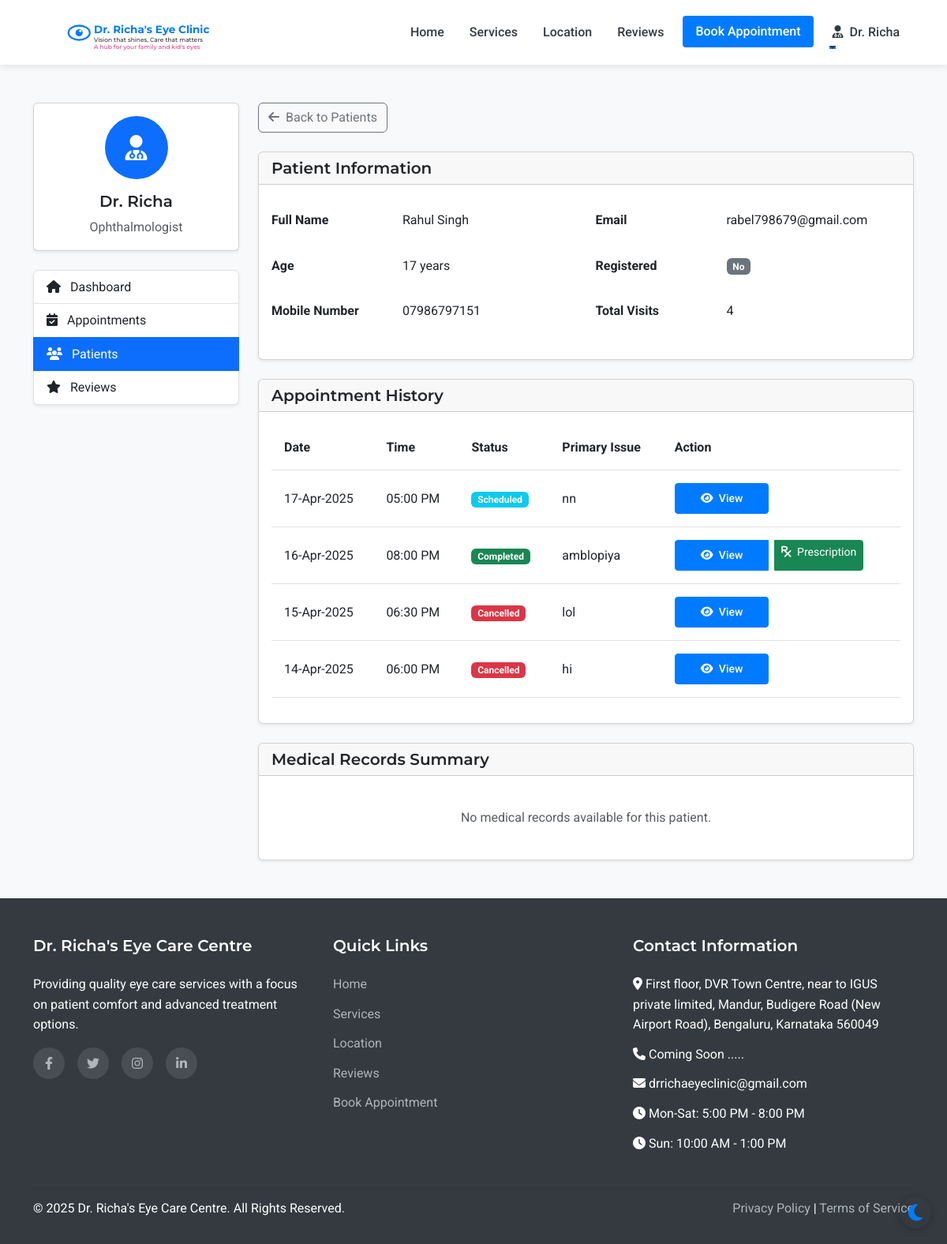
/admin/patient/1 (signed in), run on an earlier commit of the app's database.
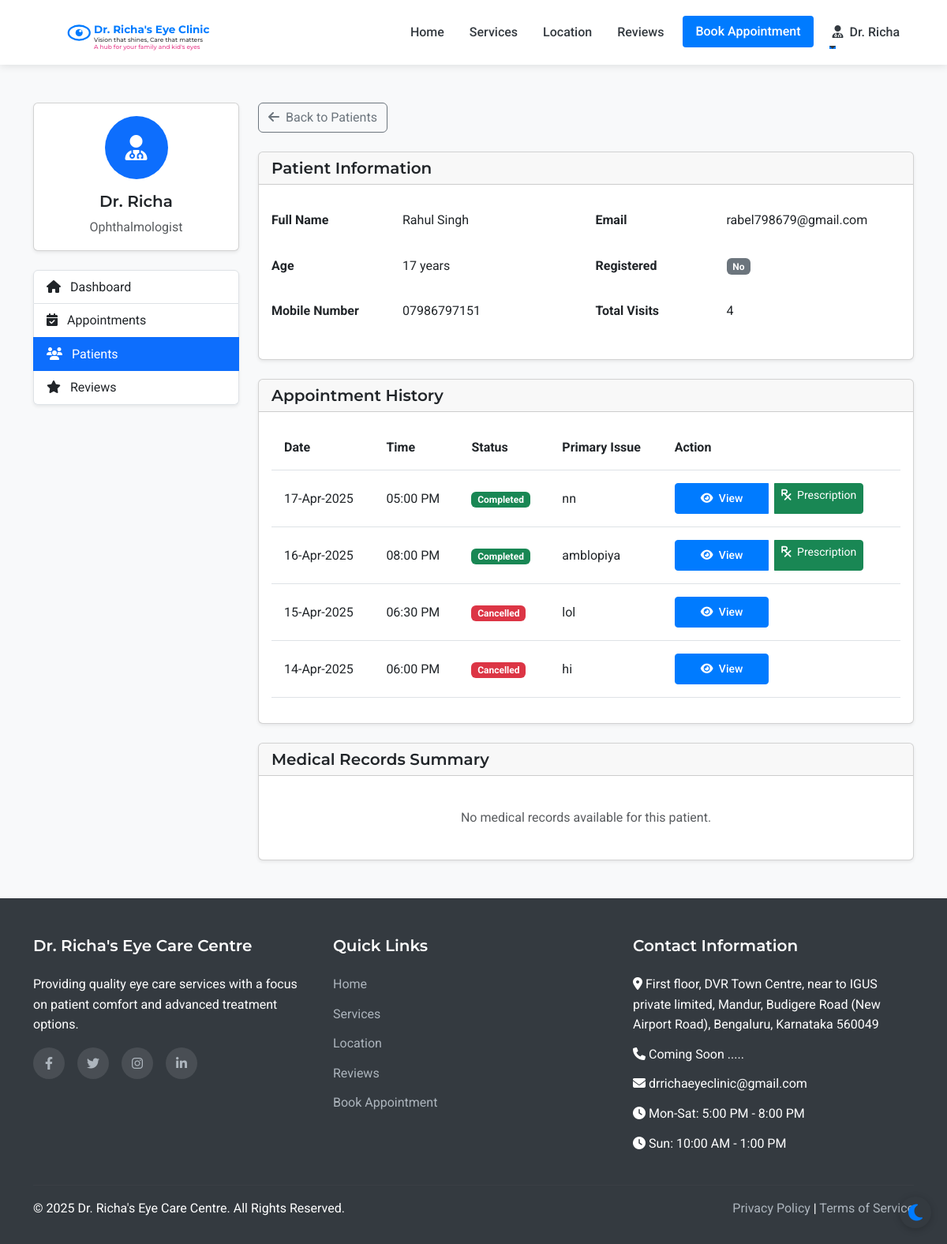
And on a later commit of the database.
### models.py (models this page shows, shortened)
class Appointment(db.Model):
    id = db.Column(db.Integer, primary_key=True)
    patient_id = db.Column(db.Integer, db.ForeignKey('patient.id'), nullable=False)
    appointment_date = db.Column(db.Date, nullable=False)
    appointment_time = db.Column(db.Time, nullable=False)
    primary_issue = db.Column(db.Text, nullable=True)
    referral_info = db.Column(db.String(255), nullable=True)
    status = db.Column(db.String(20), default='scheduled')  # scheduled, completed, cancelled
    created_at = db.Column(db.DateTime, default=datetime.utcnow)
    consultation_fee = db.Column(db.Float, nullable=False, default=500.0)
    payment_status = db.Column(db.String(20), default='pending')  # pending, paid

### routes.py (the view)
@app.route('/admin/patient/<int:patient_id>')
@login_required
def admin_patient_view(patient_id):
    if not (isinstance(current_user, Admin) or isinstance(current_user, Assistant) or isinstance(current_user, Doctor)):
        flash('Access denied. Staff privileges required.', 'danger')
        return redirect(url_for('index'))
    patient = Patient.query.get_or_404(patient_id)
    appointments = Appointment.query.filter_by(patient_id=patient_id).order_by(desc(Appointment.appointment_date)).all()
    return render_template('admin/patient_view.html', patient=patient, appointments=appointments)

### app.py (called while the page is built)
@login_manager.user_loader
def load_user(user_id):
    from models import Doctor, Assistant, Admin, Patient
    try:
        if user_id.startswith('doctor_'):
            return Doctor.query.get(int(user_id.split('_')[1]))
        elif user_id.startswith('assistant_'):
            return Assistant.query.get(int(user_id.split('_')[1]))
        elif user_id.startswith('admin_'):
            return Admin.query.get(int(user_id.split('_')[1]))
        else:
            return Patient.query.get(int(user_id))
    except (ValueError, AttributeError):
        return None

### routes.py (called while the page is built)
@app.context_processor
def inject_now():
    return {'now': datetime.now()}

### templates/admin/patient_view.html (shortened to what the changed rows need)
{% extends 'layout.html' %}
{% block content %}
<section class="py-5 bg-light">
    <div class="container">
        <div class="row">
            <div class="col-lg-9">
                <div class="card shadow-sm mb-4">
                    <div class="card-body">
                        <div class="row">
                            <div class="col-md-6">
                                <table class="table table-borderless">
                                    <tr>
                                        <th class="ps-0" style="width: 150px;">Full Name</th>
                                    </tr>
                                    <tr>
                                        <th class="ps-0">Age</th>
                                    </tr>
                                    <tr>
                                        <th class="ps-0">Mobile Number</th>
                                    </tr>
                                </table>
                            </div>
                            <div class="col-md-6">
                                <table class="table table-borderless">
                                    <tr>
                                        <th class="ps-0" style="width: 150px;">Email</th>
                                    </tr>
                                    <tr>
                                        <th class="ps-0">Registered</th>
                                    </tr>
                                    <tr>
                                        <th class="ps-0">Total Visits</th>
                                    </tr>
                                </table>
                            </div>
                        </div>
                    </div>
                </div>
                <div class="card shadow-sm mb-4">
                    <div class="card-body">
                        {% if patient.appointments %}
                            <div class="table-responsive">
                                <table class="table table-hover">
                                    <thead>
                                        <tr>
                                            <th>Date</th>
                                            <th>Time</th>
                                            <th>Status</th>
                                            <th>Primary Issue</th>
                                            <th>Action</th>
                                        </tr>
                                    </thead>
                                    <tbody>
                                        {% for appointment in patient.appointments|sort(attribute='appointment_date', reverse=true) %}
                                            <tr>
                                                <td>{{ appointment.appointment_date.strftime('%d-%b-%Y') }}</td>
                                                <td>{{ appointment.appointment_time.strftime('%I:%M %p') }}</td>
                                                <td>
                                                    {% if appointment.status == 'scheduled' %}
                                                        <span class="badge bg-info">Scheduled</span>
                                                    {% elif appointment.status == 'completed' %}
                                                        <span class="badge bg-success">Completed</span>
                                                    {% elif appointment.status == 'cancelled' %}
                                                        <span class="badge bg-danger">Cancelled</span>
                                                    {% endif %}
                                                </td>
                                                <td>{{ appointment.primary_issue or 'Not specified' }}</td>
                                                <td>
                                                    <div class="btn-group" role="group">
                                                        <a href="{{ url_for('admin_appointment_view', appointment_id=appointment.id) }}" class="btn btn-sm btn-primary me-2">
                                                            <i class="fas fa-eye me-1"></i> View
                                                        </a>
                                                        {% if appointment.status == 'completed' %}
                                                        <a href="{{ url_for('admin_add_prescription', appointment_id=appointment.id) }}" class="btn btn-sm btn-success me-2">
                                                            <i class="fas fa-prescription me-1"></i> Prescription
                                                        </a>
                                                        {% endif %}
                                                    </div>
                                                </td>
                                            </tr>
                                        {% endfor %}
                                    </tbody>
                                </table>
                            </div>
                        {% else %}
                            <div class="text-center p-4">
                                <p class="text-muted mb-0">No appointment history for this patient.</p>
                            </div>
                        {% endif %}
                    </div>
                </div>
                        {% set has_records = false %}
                        {% for appointment in patient.appointments %}
                            {% if appointment.medical_record %}
                                {% set has_records = true %}
                            {% endif %}
                        {% endfor %}
            </div>
        </div>
    </div>
</section>
{% endblock %}

What changed in the data, as far as the page shows it:
changed Appointment "17-Apr-2025": status "Scheduled" → "Completed Prescription"
